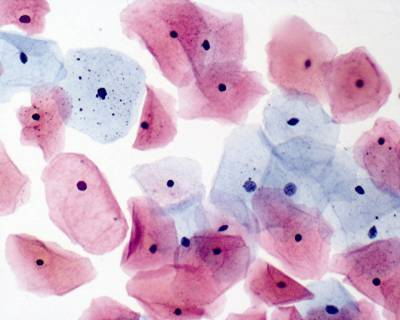
#> input picture 4th Year/Image-Processing/Assignments/Assignment2/Cervical Colour.jpg, 400 x 320 px; its folder holds only this picture in this run
$ jupyter execute C19340801_Assignment2.ipynb
#> lines starting #> are read from the running program, lines starting #| are printed output that depends on the picture; after the words box and inside, x2 and y2 are one past the last pixel; in counts of white or black regions, pixels touching at a corner belong together
## How to use
1. Click 'Run All' and the file opener will come up (make sure to check your background applications)
2. Select the image containing the cells
3. Image of the cells in a black background will display (check your background applications)
3. Click on any of the cells and the cell will be displayed
4. Click on the black background to either:
    - Show the image back to how it looked before
    - Show a different cell
        - (This is decided by if the clicked area has a cell or not)
5. To stop the image, press any key or close it manually

## Code Explanation
#### 1st part
- Reading image using easygui
- Resizing image in case it is too large or small
- Converting original image to grayscale for later use

#### 2nd part
- Finding threshold using simple tresholding of the original image
- Masking the original image with the threshold - 32 (found it to be the best threshold for the images)
- Using mask and inverse mask to extract cell from image into a black background

#### 3rd part
- Finding contours and hierarchy of the inverse mask
- Using loop to enumerate the contours and check
    - if there are any parent-child relationship only use the parent contour
    - if the contour area is higher than 100
- Drawing cotours in the ROI

#### 4th part
- Function checking for user input (left click)
- Creating a completely black image to use for the selected cell [Reference][1]
- Using for loop to iterate on contours and uses pointPolygonTest function to check if the clicked area is inside a contour [Reference][2], [Reference2][3]
    - if inside the countour
        - draws the contours
        - Merges the ROI and mask
- Displays the cell

#### 5th part
- Creates a window for image
- Calls draw function (4th part)
- Displays ROI and waits for user input (key)

[1]: https://datacarpentry.org/image-processing/04-drawing/
[2]: https://docs.opencv.org/3.4/d3/dc0/group__imgproc__shape.html#ga1a539e8db2135af2566103705d7a5722
[3]: https://docs.opencv.org/3.4/dc/d48/tutorial_point_polygon_test.html

[cell 1]
# 1st part
import cv2
import easygui
import numpy as np

I = easygui.fileopenbox(filetypes=["*.jpg","*.jpeg","*.png"])
#> the answer given: Cervical Colour.jpg
I = cv2.imread(I)
#> I is the input picture: shape (320, 400, 3); mean B, G, R 203.8, 181.6, 212.6

down_width = 1000
down_height = 500
down_points = (down_width, down_height)
I = cv2.resize(I, down_points, interpolation= cv2.INTER_LINEAR)
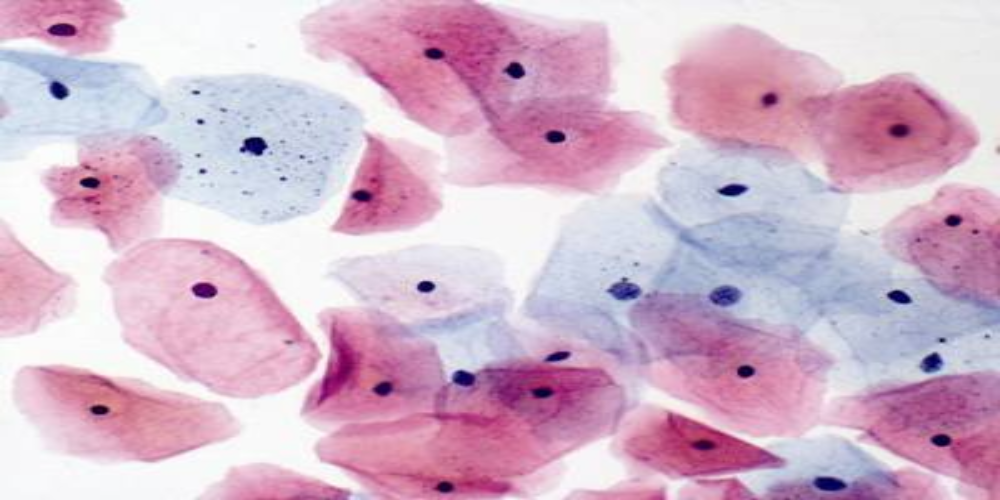
#> I: shape (500, 1000, 3); mean B, G, R 203.7, 181.4, 212.5

grayImage = cv2.cvtColor(I, cv2.COLOR_BGR2GRAY)
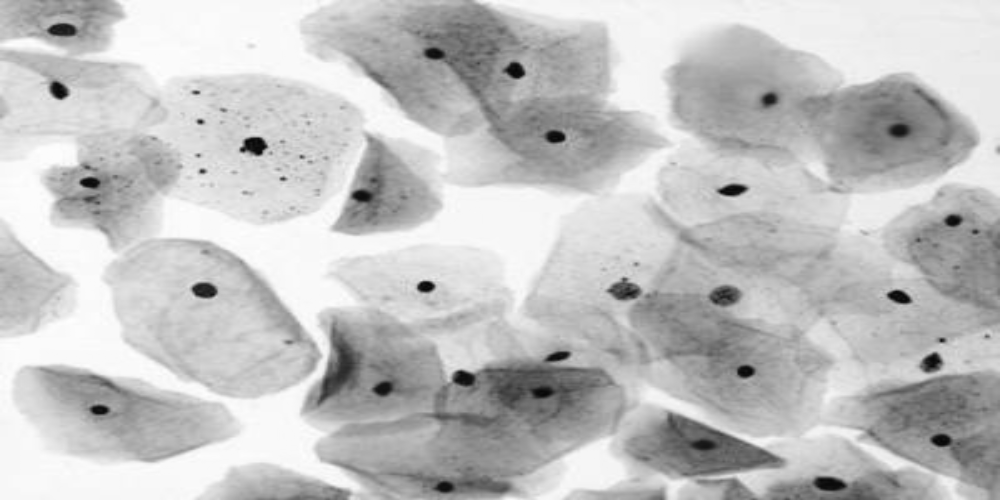
#> grayImage: shape (500, 1000); min 5, max 255, mean 193.3

[cell 2]
# 2nd part
T = np.mean(I) + np.std(I)
#> T = 243.9
T, Mask = cv2.threshold(I, thresh = T-32, maxval = 255, type = cv2.THRESH_BINARY)
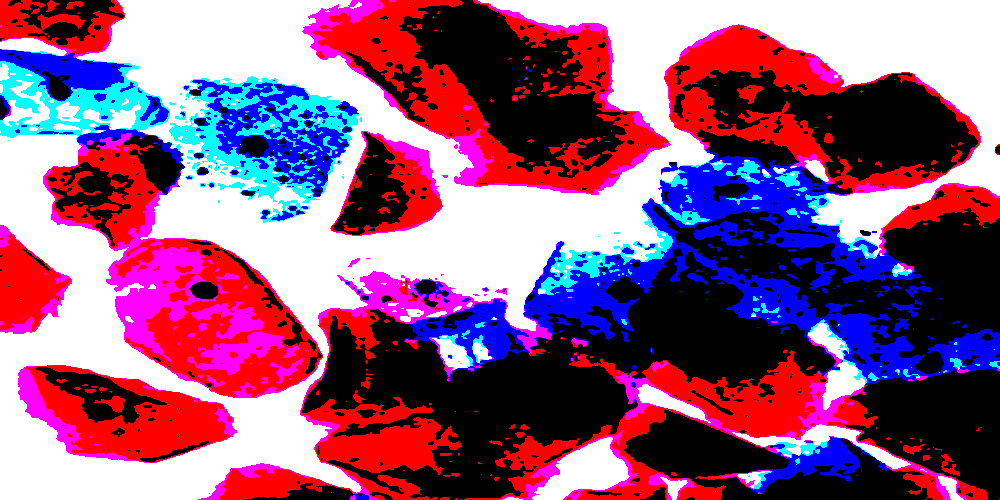
#> Mask: shape (500, 1000, 3); mean B, G, R 129.1, 90.5, 145.3
#> T = 211

gray_mask = cv2.cvtColor(Mask, cv2.COLOR_BGR2GRAY)
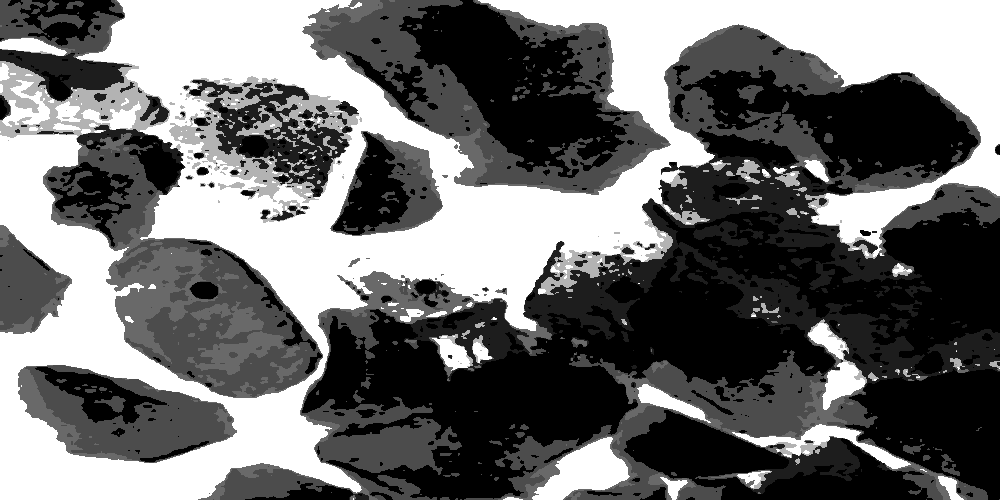
#> gray_mask: shape (500, 1000); min 0, max 255, mean 111.2
inverse_mask = cv2.bitwise_not(gray_mask)
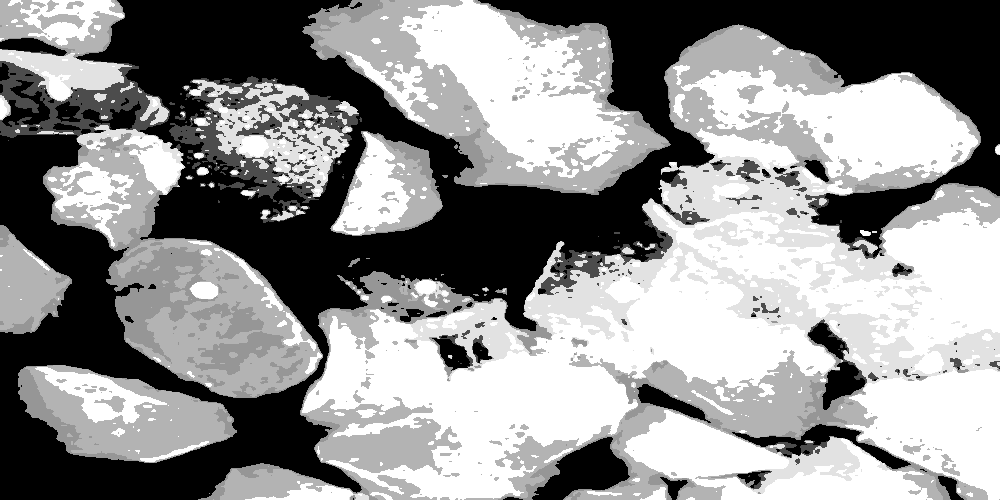
#> inverse_mask: shape (500, 1000); min 0, max 255, mean 143.8
ROI = cv2.bitwise_and(I, I, mask = inverse_mask)
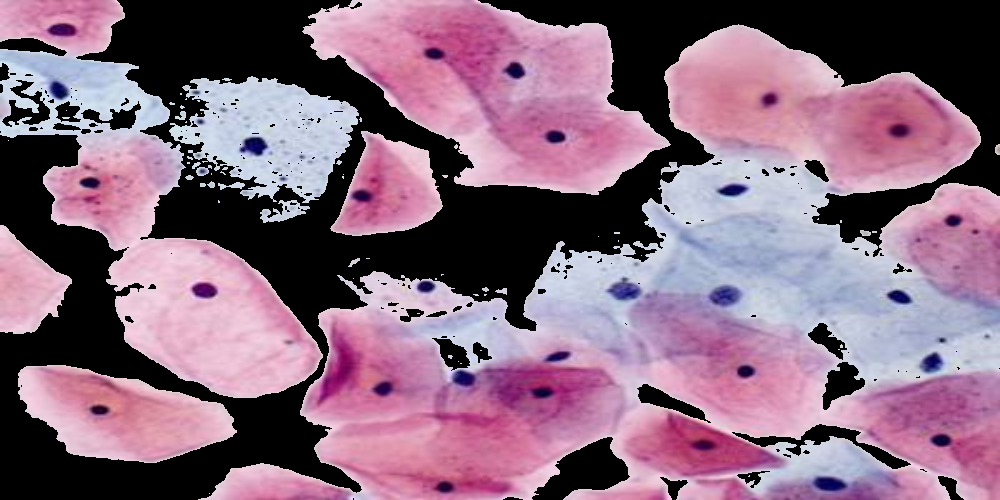
#> ROI: shape (500, 1000, 3); mean B, G, R 126.5, 105.4, 135.8

[cell 3]
# 3rd part
contours, hierarchy = cv2.findContours(inverse_mask, cv2.RETR_TREE, cv2.CHAIN_APPROX_SIMPLE)
#> contours = 233 contours, 169 with area under 20; largest, box (x1, y1, x2, y2) and area: (198, 24, 1000, 500) 211422, (0, 0, 323, 398) 50090, (302, 0, 671, 195) 42004, (169, 76, 359, 203) 14598, (18, 365, 237, 463) 13894

for i,contour in enumerate(contours):
    if hierarchy[0][i][2] > 0 or hierarchy[0][i][2] < 0 :
        if  cv2.contourArea(contour) > 100:
            cv2.drawContours(ROI,[contour], -1, (0,255,0), 2)
#> this loop made 233 passes
#> contour on passes 1, 4, 8: [[209, 493]], [[484, 294], [484, 295], [485, 295], [486, 294]], [[435, 278], [435, 279], [436, 279], [436, 278]]
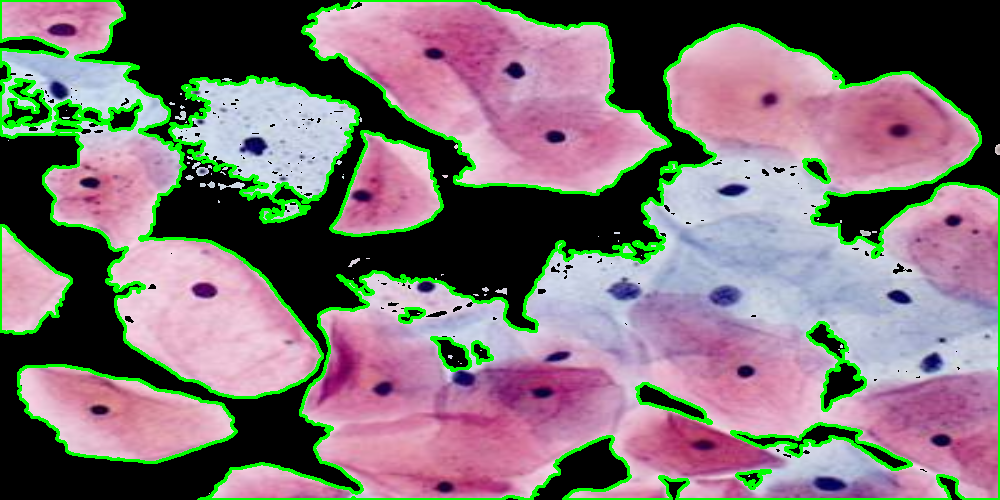
#> ROI: shape (500, 1000, 3); 7.05% of pixels changed, all inside (x1, y1, x2, y2) = (0, 0, 1000, 500)

[cell 4]
# 4th part
def draw(event,x,y,flags,param):
    h, w = I.shape[:2]
    mask = np.zeros((h,w), np.uint8)
    out = ROI
    if event == cv2.EVENT_LBUTTONDOWN:
        for i in range(0, len(contours)):
            clicked = cv2.pointPolygonTest(contours[i], (x, y), False)

            if clicked > 0:
                cv2.drawContours(mask, contours, i, 255, -1)
                out = cv2.bitwise_and(ROI, ROI, mask=mask)
        cv2.imshow("image", out)

[cell 5]
# 5th part
cv2.namedWindow("image")
cv2.setMouseCallback("image", draw)
cv2.imshow("image", ROI)
key = cv2.waitKey(0)
#> (key Esc is pressed here)
